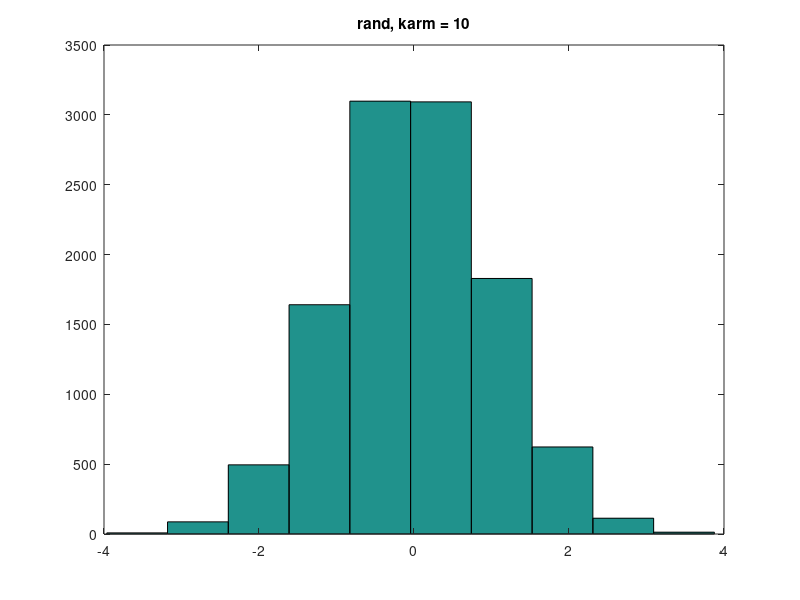
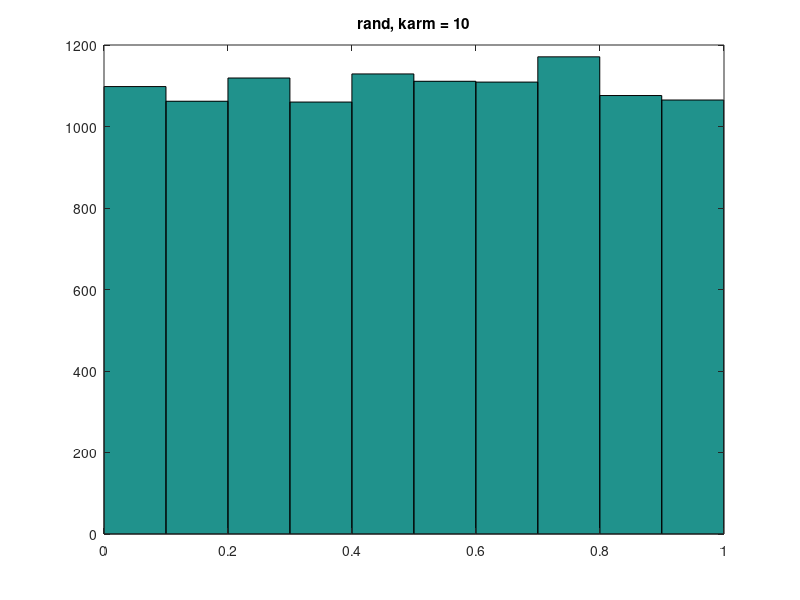

Recreate these plots in MATLAB, in order.
%script for Lab_2

M = 11000;
karm = 10;

figure(1)
xrn = randn(1, M);
hist(xrn, karm)
title('rand, karm = 10')
vn = hist(xrn, karm);

figure(2)
xr = rand(1, M);
hist(xr, karm)
title('rand, karm = 10')
v = hist(xr, karm);

est1xr = mean(xr);
est1xrn = mean(xrn);
est2xr = std(xr);
est2xrn = std(xrn);
pr(1:karm) = 1/karm;
theor = pr*M;
er1  = v - theor;
er2 = er1.*er1./theor;
xi2 = sum(er2);